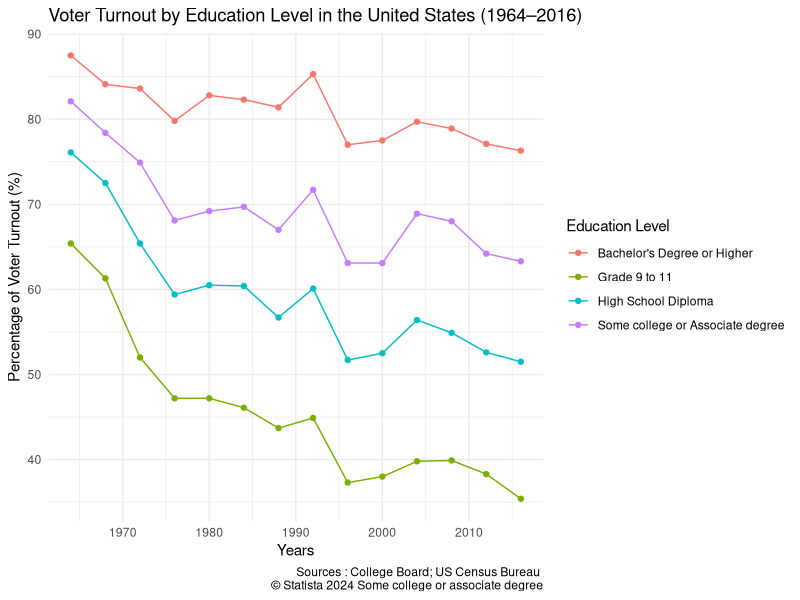
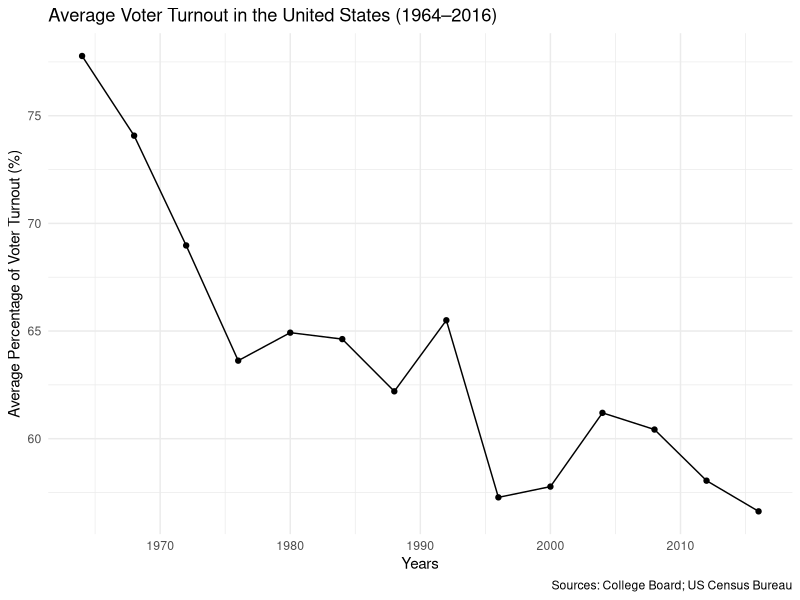
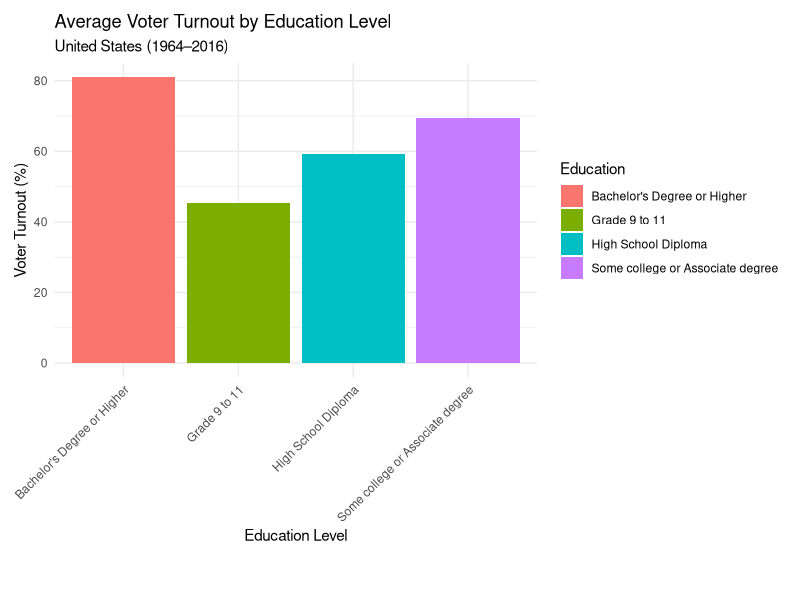

These figures' R source, in order:
## ---- chunk 1
library(ggplot2)
library(tidyverse)
library(readr)
library(dplyr)
turnout <- read_csv("index_files/turnouts.csv") 
## ---- chunk 2
getwd()
setwd("/Users/ikramohamed/Desktop")
getwd
## ---- chunk 3
ggplot(turnout, aes(x = Year, y = Outcome, color = Education)) +
  geom_line() + 
  geom_point() +
  labs(
    title = "Voter Turnout by Education Level in the United States (1964–2016)", 
    caption = "Sources : College Board; US Census Bureau 
    © Statista 2024 Some college or associate degree", 
    x = "Years",
    y = "Percentage of Voter Turnout (%)",
    color = "Education Level"
  ) +
  theme_minimal()
turnout
## ---- chunk 4
library(dplyr)
library(knitr)

turnout_table <- turnout |> 
  group_by(Education) |>
  summarize(
    Mean_Percentage = mean(Outcome),
    SD_Percentage = sd(Outcome),
    Min_Percentage = min(Outcome),
    Max_Percentage = max(Outcome)
  )

knitr::kable(turnout_table, 
            digits = 2, 
            col.names = c("Education Level", "Mean", "SD", "Min", "Max"),
            caption = "Summary of Voter Turnout by Education Level (1964-2016)")
## ---- chunk 5
turnout_summary <- turnout |>
  group_by(Year) |>
  summarize(Average_Percentage = mean(Outcome, na.rm = TRUE))

ggplot(turnout_summary, aes(x = Year, y = Average_Percentage)) +
  geom_line() + 
  geom_point() +
  labs(
    title = "Average Voter Turnout in the United States (1964–2016)", 
    x = "Years",
    y = "Average Percentage of Voter Turnout (%)",
    caption = "Sources: College Board; US Census Bureau"
  ) +
  theme_minimal()
## ---- chunk 6
turnout_model <- lm(Outcome ~ Education, data = turnout)
turnout_model
summary(turnout_model)

library(broom)
model_results <- tidy(turnout_model)
knitr::kable(model_results, 
             digits = 3,
             caption = "Regression of Voter Turnout by Year and Education Level")
## ---- chunk 7
ggplot(turnout, aes(x = Education, y = Outcome, fill = Education)) +
  stat_summary(fun = mean, geom = "bar") +
  labs(
    title = "Average Voter Turnout by Education Level",
    subtitle = "United States (1964–2016)",
    x = "Education Level",
    y = "Voter Turnout (%)"
  ) +
  theme_minimal() +
  theme(
    axis.text.x = element_text(angle = 45, hjust = 1, vjust = 1),
    plot.margin = margin(b = 40, l = 10, r = 10, t = 10)
  )
